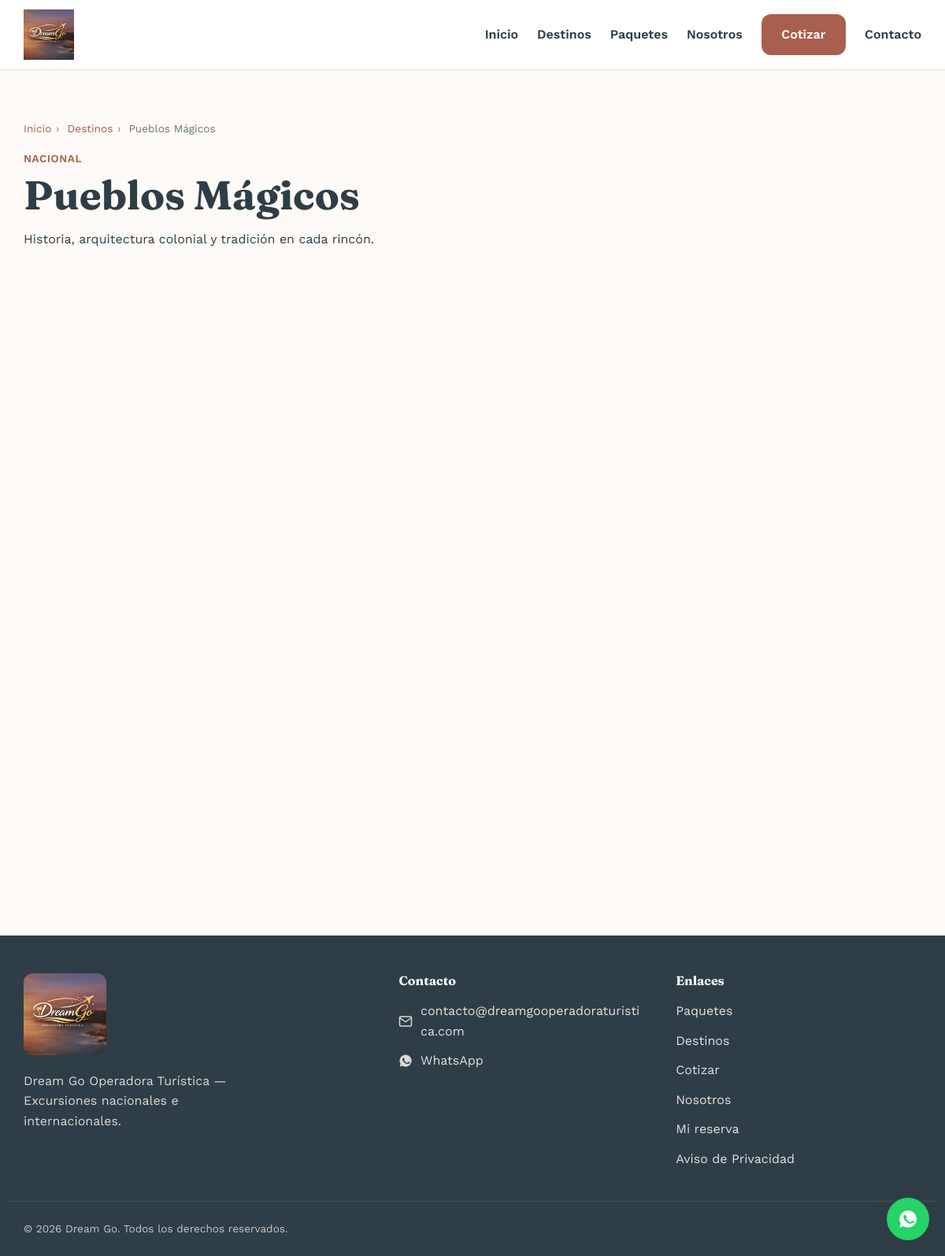
Screenshot of /destinos/pueblos-magicos with the database file from the repository.
### tables this page shows
CREATE TABLE IF NOT EXISTS categorias (
  id INT UNSIGNED AUTO_INCREMENT PRIMARY KEY,
  nombre VARCHAR(100) NOT NULL,
  slug VARCHAR(120) NOT NULL UNIQUE,
  tipo ENUM('nacional','internacional') NOT NULL,
  descripcion TEXT NULL,
  imagen_portada VARCHAR(255) NULL,
  orden SMALLINT UNSIGNED NOT NULL DEFAULT 0,
  activo TINYINT(1) NOT NULL DEFAULT 1,
  creado_en DATETIME NOT NULL DEFAULT CURRENT_TIMESTAMP
);

### core/Controller.php (called while the page is built, shortened)
<?php
abstract class Controller
{
    protected function view(string $view, array $data = [], array $meta = [], string $layout = 'public'): void
    {
        $viewFile = BASE_PATH . '/app/Views/' . str_replace('.', '/', $view) . '.php';
        extract($data, EXTR_SKIP);
        require $viewFile;
    }
}

### app/Controllers/Public/DestinoController.php (called while the page is built, shortened)
<?php
class DestinoController extends Controller
{
    public function mostrar(string $slug): void
    {
        $categoria = Categoria::porSlug($slug);
        $paquetes = Paquete::publicadosConFiltros(['categoria' => $slug]);
        $this->view('public/destinos/mostrar', [
            'categoria' => $categoria,
            'paquetes' => $paquetes,
            'resumenes' => Resena::resumenPorPaquetes(array_column($paquetes, 'id')),
            'galerias' => ImagenPaquete::paraPadres(array_column($paquetes, 'id')),
            'imagenesDestino' => Categoria::imagenes((int) $categoria['id']),
            'articulos' => Articulo::publicadosDeCategoria((int) $categoria['id']),
        ], [
            'title' => $categoria['nombre'] . ' | Dream Go Operadora Turística',
            'description' => $categoria['descripcion'] ?? ('Paquetes y excursiones en ' . $categoria['nombre']),
        ]);
    }
}

### public/index.php (called while the page is built, shortened)
<?php
$router = new Router();
$request = new Request();
try {
    $router->dispatch($request);
} catch (NotFoundException $e) {
    http_response_code(404);
    (new App\Controllers\Public\ErrorController($request))->notFound();
} catch (ForbiddenException $e) {
    http_response_code(403);
    (new App\Controllers\Public\ErrorController($request))->forbidden($e->getMessage());
} catch (\Throwable $e) {
    error_log('[APP] ' . $e->getMessage() . ' en ' . $e->getFile() . ':' . $e->getLine());
    http_response_code(500);
    (new App\Controllers\Public\ErrorController($request))->serverError();
}

### core/Model.php (called while the page is built, shortened)
<?php
abstract class Model
{
    protected static string $table;
    protected static function db(): PDO
    {
        return Database::connection();
    }
    public static function where(array $conditions, string $orderBy = '', ?int $limit = null): array
    {
        [$clause, $params] = self::buildWhere($conditions);
        $sql = 'SELECT * FROM ' . static::$table;
        if ($clause !== '') {
            $sql .= ' WHERE ' . $clause;
        }
        if ($orderBy !== '') {
            $sql .= ' ORDER BY ' . $orderBy;
        }
        if ($limit !== null) {
            $sql .= ' LIMIT ' . (int) $limit;
        }
        $stmt = static::db()->prepare($sql);
        $stmt->execute($params);
        return $stmt->fetchAll();
    }
    public static function first(array $conditions): array|false
    {
        $rows = self::where($conditions, '', 1);
        return $rows[0] ?? false;
    }
    private static function buildWhere(array $conditions): array
    {
        $parts = [];
        $params = [];
        foreach ($conditions as $column => $value) {
            $paramKey = 'w_' . $column;
            $parts[] = "{$column} = :{$paramKey}";
            $params[$paramKey] = $value;
        }
        return [implode(' AND ', $parts), $params];
    }
}

### core/Database.php (called while the page is built, shortened)
<?php
final class Database
{
    private static ?PDO $instance = null;
    public static function connection(): PDO
    {
        if (self::$instance === null) {
            $config = require BASE_PATH . '/config/database.php';
            $dsn = sprintf(
                'mysql:host=%s;port=%s;dbname=%s;charset=utf8mb4',
                $config['host'],
                $config['port'],
                $config['database']
            );
            try {
                self::$instance = new PDO($dsn, $config['username'], $config['password'], [
                    PDO::ATTR_ERRMODE => PDO::ERRMODE_EXCEPTION,
                    PDO::ATTR_DEFAULT_FETCH_MODE => PDO::FETCH_ASSOC,
                    PDO::ATTR_EMULATE_PREPARES => false,
                ]);
            } catch (PDOException $e) {
                error_log('[DB] Error de conexion: ' . $e->getMessage());
                throw $e;
            }
        }
        return self::$instance;
    }
}

### app/Models/Categoria.php (called while the page is built, shortened)
<?php
class Categoria extends Model
{
    public static function porSlug(string $slug): array|false
    {
        return self::first(['slug' => $slug]);
    }
}

### core/Request.php (called while the page is built, shortened)
<?php
final class Request
{
    private array $server;
    public function __construct()
    {
        $this->server = $_SERVER;
    }
    public function uri(): string
    {
        $uri = $this->server['REQUEST_URI'] ?? '/';
        $path = parse_url($uri, PHP_URL_PATH) ?? '/';
        return $path === '' ? '/' : $path;
    }
}

### app/Views/public/destinos/mostrar.php (shortened to what this page needs)
<section class="seccion contenedor">
  <?php
  require __DIR__ . '/../../partials/_breadcrumbs.php';
  ?>
  <p class="etiqueta-categoria">
    <?= $categoria['tipo'] === 'internacional' ? 'Internacional' : 'Nacional' ?>
  </p>
  <h1><?= htmlspecialchars($categoria['nombre'], ENT_QUOTES, 'UTF-8') ?></h1>
  <p class="bloque-medio"><?= htmlspecialchars($categoria['descripcion'] ?? '', ENT_QUOTES, 'UTF-8') ?></p>
  <?php if (empty($paquetes)): ?>
    <?php
    $titulo = 'Próximamente';
    $texto = 'Aún no hay paquetes publicados en este destino. Vuelve pronto o pide una cotización a medida.';
    $cta = ['url' => '/cotizador', 'texto' => 'Solicitar cotización'];
    require __DIR__ . '/../../partials/_estado_vacio.php';
    ?>
  <?php else: ?>
    <div class="grid-tarjetas mt-2">
    </div>
  <?php endif; ?>
</section>

### core/Router.php (shortened to what this page needs)
<?php
final class Router
{
    private array $routes = [];
    private function add(string $method, string $pattern, array $handler, array $options): void
    {
        $tramos = preg_split('#(\{[a-zA-Z_]+\})#', $pattern, -1, PREG_SPLIT_DELIM_CAPTURE);
        $regex = '';
        foreach ($tramos as $i => $tramo) {
            $regex .= $i % 2 === 1 ? '([^/]+)' : preg_quote($tramo, '#');
        }
        $this->routes[] = [
            'method' => $method,
            'pattern' => $pattern,
            'regex' => '#^' . $regex . '$#',
            'handler' => $handler,
            'options' => $options,
        ];
    }
    public function dispatch(Request $request): void
    {
        $method = $request->method();
        $uri = $request->uri();
        foreach ($this->routes as $route) {
            if (preg_match($route['regex'], $uri, $matches)) {
                array_shift($matches);
                $this->callHandler($route['handler'], $matches, $request);
                return;
            }
        }
        throw new NotFoundException("Ruta no encontrada: {$method} {$uri}");
    }
    private function callHandler(array $handler, array $params, Request $request): void
    {
        [$controllerClass, $method] = $handler;
        $controller = new $controllerClass($request);
        $controller->$method(...$params);
    }
}

### public/assets/css/site.css (style rules this page uses)
:root { --color-primario: #d99e8e; --color-primario-oscuro: #a85f4d; --color-texto-oscuro: #2f3e46; --color-fondo: #fdfaf8; --color-fondo-alterno: #faf3ef; --color-borde: #e8d9d3; --color-blanco: #ffffff; --color-exito: #4f7a5c; --color-error: #b3453a; --fuente-titulos: 'Fraunces', Georgia, 'Times New Roman', serif; --fuente-texto: 'Work Sans', -apple-system, BlinkMacSystemFont, 'Segoe UI', sans-serif; --radio: 12px; --sombra: 0 8px 24px rgba(47, 62, 70, 0.08); --transicion: 0.25s ease; --contenedor-max: 1180px; --espacio-seccion: 4rem; }
*, *::before, *::after { box-sizing: border-box; }
html { -webkit-text-size-adjust: 100%; scroll-behavior: smooth; }
body { margin: 0; font-family: var(--fuente-texto); color: var(--color-texto-oscuro); background: var(--color-fondo); line-height: 1.6; -webkit-font-smoothing: antialiased; }
h1, h2, h3, h4 { font-family: var(--fuente-titulos); line-height: 1.2; margin: 0 0 0.75rem; color: var(--color-texto-oscuro); }
h1 { font-size: clamp(1.9rem, 5vw, 3.2rem); }
p { margin: 0 0 1rem; }
.contenedor { width: 100%; max-width: var(--contenedor-max); margin-inline: auto; padding-inline: 1.25rem; }
.seccion { padding-block: var(--espacio-seccion); }
.grid-tarjetas { display: grid; gap: 1.5rem; grid-template-columns: 1fr; }
@media (min-width: 768px) { .grid-tarjetas { grid-template-columns: repeat(2, 1fr); } }
@media (min-width: 1024px) { .grid-tarjetas { grid-template-columns: repeat(3, 1fr); } }
.bloque-medio { max-width: 640px; }
.mt-2 { margin-top: 2rem; }
.etiqueta-categoria { color: var(--color-primario-oscuro); font-weight: 600; font-size: 0.85rem; text-transform: uppercase; letter-spacing: 0.04em; margin-bottom: 0.3rem; }

### rows the page displays
categorias: nombre "Pueblos Mágicos", descripcion "Historia, arquitectura colonial y tradición en cada rincón."

### other values shown
$miga['texto'] "Inicio"
$miga['texto'] "Destinos"
$miga['texto'] "Pueblos Mágicos"
